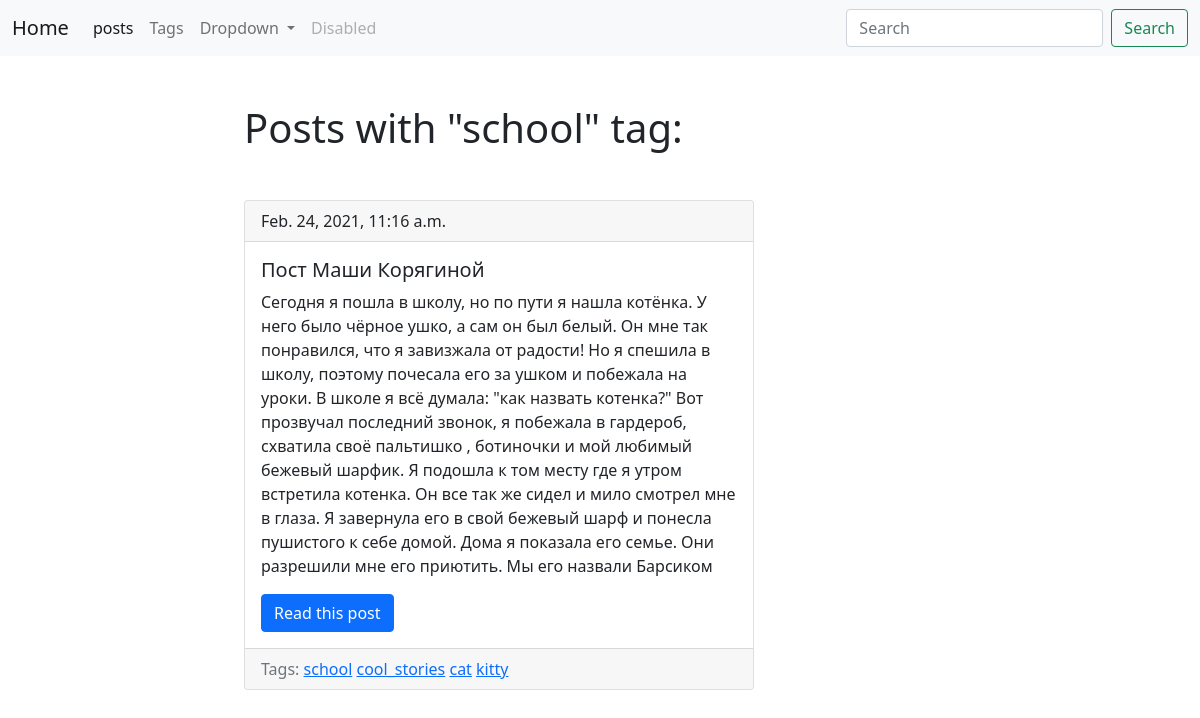
/blog/tags/school/, run on the app's committed database.
### blog/models.py (models this page shows, shortened)
class Tag(models.Model):
    title=models.CharField(max_length=50,db_index=True)
    slug=models.SlugField(max_length=50,unique=True)
    def get_absolute_url(self):
         return reverse('tag_detail_url', kwargs={'slug': self.slug})

class Post(models.Model):
    title=models.CharField(max_length=150,db_index=True)
    slug=models.SlugField(max_length=150,unique=True,blank=True)
    body=models.TextField(blank=True,db_index=True)
    tags=models.ManyToManyField('Tag',blank=True, related_name='posts')
    date_pub=models.DateTimeField(auto_now_add=True)
    def get_absolute_url(self):
        return reverse('post_detail_url', kwargs={'slug': self.slug})

### blog/views.py (the view)
# urls.py: path('tags/<str:slug>/', TagDetail.as_view(), name='tag_detail_url'),
class TagDetail(ObjectDetailMixin, View):
    model = Tag
    template =  'blog/tag_detail.html'

### blog/utils.py (called while the page is built)
    def get(self,request,slug):
        object = get_object_or_404(self.model,slug__iexact=slug)
        return render(request, self.template , context={self.model.__name__.lower(): object})

### blog/templates/blog/tag_detail.html (shortened to what this page needs)
{%extends 'blog/base_blog.html'%}
{%block content%}
<h1 class="mb-5">Posts with "{{ tag.title }}" tag:</h1>
    {% for post in tag.posts.all %}
 <div class="card">
  <div class="card-header">
      {{post.date_pub}}
  </div>
  <div class="card-body">
    <h5 class="card-title">{{post.title}}</h5>
    <p class="card-text">{{post.body}}</p>
    <a href="{{post.get_absolute_url}}" class="btn btn-primary">Read this post</a>
  </div>
        <div class="card-footer text-muted" >
           Tags:
           {% for tag in post.tags.all %}
           <a href="{{tag.get_absolute_url}}">{{tag.title}}</a>
           {%endfor%}
        </div>
</div>
    {% endfor %}
{%endblock%}

### data on the page
Tag: title "school"
Post: date_pub "Feb. 24, 2021, 11:16 a.m.", title "Пост Маши Корягиной", body "Сегодня я пошла в школу, но по пути я нашла котёнка. У него было чёрное ушко, а сам он был белый. Он мне так понравился, что я завизжала от радости! Но я спешила в школу, поэтому почесала его за ушком и побежала на уроки. В школе я всё думала: \"как назвать котенка?\" Вот прозвучал последний звонок, я побежала в гардероб, схватила своё пальтишко , ботиночки и мой любимый бежевый шарфик. Я подошла к том месту где я утром встретила котенка. Он все так же сидел и мило смотрел мне в глаза. Я завернула его в свой бежевый шарф и понесла пушистого к себе домой. Дома я показала его семье. Они разрешили мне его приютить. Мы его назвали Барсиком"
Tag: title "cool_stories"
Tag: title "cat"
Tag: title "kitty"
